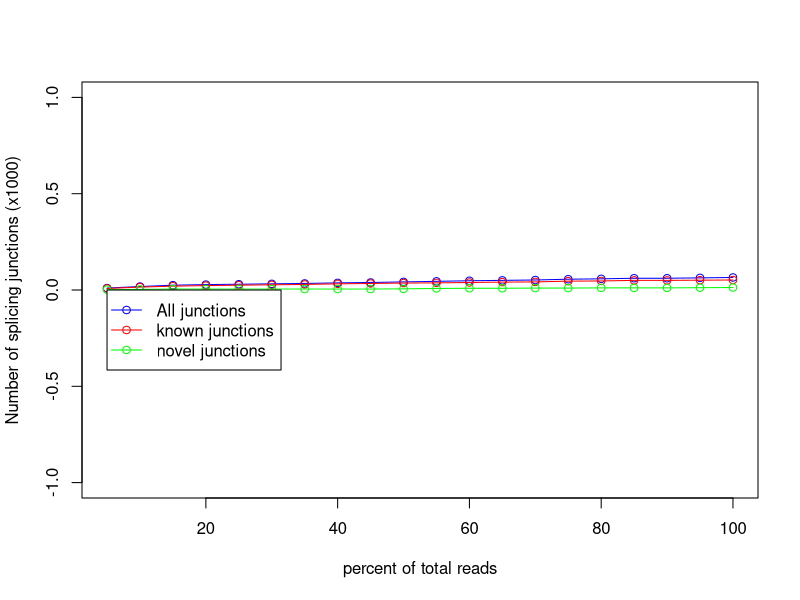

The R source for this figure:
pdf('SRR4238355_subsamp.sorted.rseqc.junctionSaturation_plot.pdf')
x=c(5,10,15,20,25,30,35,40,45,50,55,60,65,70,75,80,85,90,95,100)
y=c(8,15,20,23,25,27,29,32,34,36,37,39,41,42,46,47,50,50,51,52)
z=c(10,18,25,28,30,32,34,37,39,42,45,48,50,52,56,58,61,61,63,65)
w=c(2,3,5,5,5,5,5,5,5,6,8,9,9,10,10,11,11,11,12,13)
m=max(0,0,0)
n=min(0,0,0)
plot(x,z/1000,xlab='percent of total reads',ylab='Number of splicing junctions (x1000)',type='o',col='blue',ylim=c(n,m))
points(x,y/1000,type='o',col='red')
points(x,w/1000,type='o',col='green')
legend(5,0, legend=c("All junctions","known junctions", "novel junctions"),col=c("blue","red","green"),lwd=1,pch=1)
dev.off()
